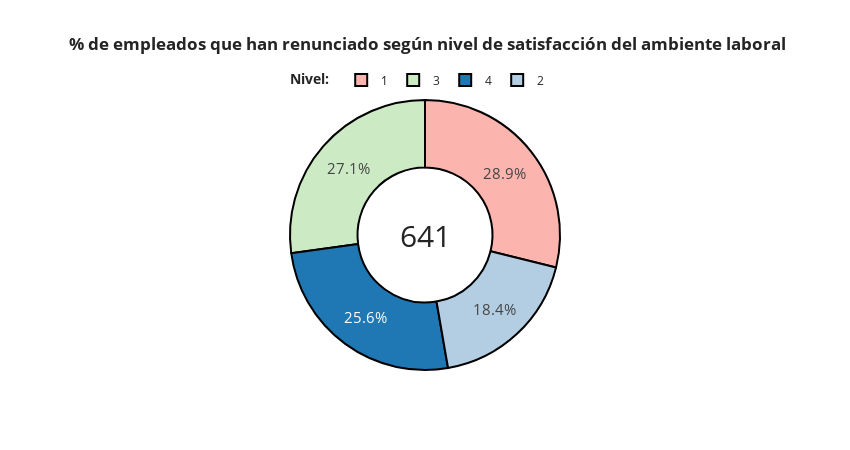

Write notebook code for a chart like this one.
### Markdown cell above
Analizar de los empleados que han renunciado, el nivel de satisfacción del ambiente laboral

### Code cell
df2 = df1.groupby(['environmentsatisfaction'])[['employeeid']].count().reset_index()

#Total de empleados que han renunciado
cnt_renunc = df2['employeeid'].sum()

#Definir gráfica
fig = px.pie(df2, values = 'employeeid', names ='environmentsatisfaction', hole = .5, width =850, height=450, title= '<b> % de empleados que han renunciado según nivel de satisfacción del ambiente laboral<b>')

#Agregar detalles
fig.update_layout(
    template = 'simple_white',
    title_x = 0.5,
    annotations = [dict(text = str(cnt_renunc), x=0.5, y = 0.5, font_size = 30, showarrow = False )],
    legend_title_text='<b>Nivel: <b>',
    
    
    legend=dict(
        orientation='h',
        yanchor='bottom',
        y=1.02,
        xanchor='right',
        x=0.68))

colors = ['#FBB4AE', '#B3CDE3', '#CCEBC5 ']
fig.update_traces(hoverinfo='label+percent', textinfo='percent', textfont_size=15,
                  marker=dict(colors=colors, line=dict(color='#000000', width=2)))

fig.show()

### Figure 1 — Plotly figure (JSON) as saved in the notebook; plotly's stock layout.template omitted (floating-point values rounded to 4 significant figures)
{"data": [{"domain": {"x": [0, 1], "y": [0, 1]}, "hole": 0.5, "hoverinfo": "label+percent", "hovertemplate": "environmentsatisfaction=%{label}<br>employeeid=%{value}<extra></extra>", "labels": [1, 2, 3, 4], "legendgroup": "", "marker": {"colors": ["#FBB4AE", "#B3CDE3", "#CCEBC5 "], "line": {"color": "#000000", "width": 2}}, "name": "", "showlegend": true, "textfont": {"size": 15}, "textinfo": "percent", "type": "pie", "values": [185, 118, 174, 164]}], "layout": {"annotations": [{"font": {"size": 30}, "showarrow": false, "text": "641", "x": 0.5, "y": 0.5}], "height": 450, "legend": {"orientation": "h", "title": {"text": "<b>Nivel: <b>"}, "tracegroupgap": 0, "x": 0.68, "xanchor": "right", "y": 1.02, "yanchor": "bottom"}, "title": {"text": "<b> % de empleados que han renunciado según nivel de satisfacción del ambiente laboral<b>", "x": 0.5}, "width": 850}}
